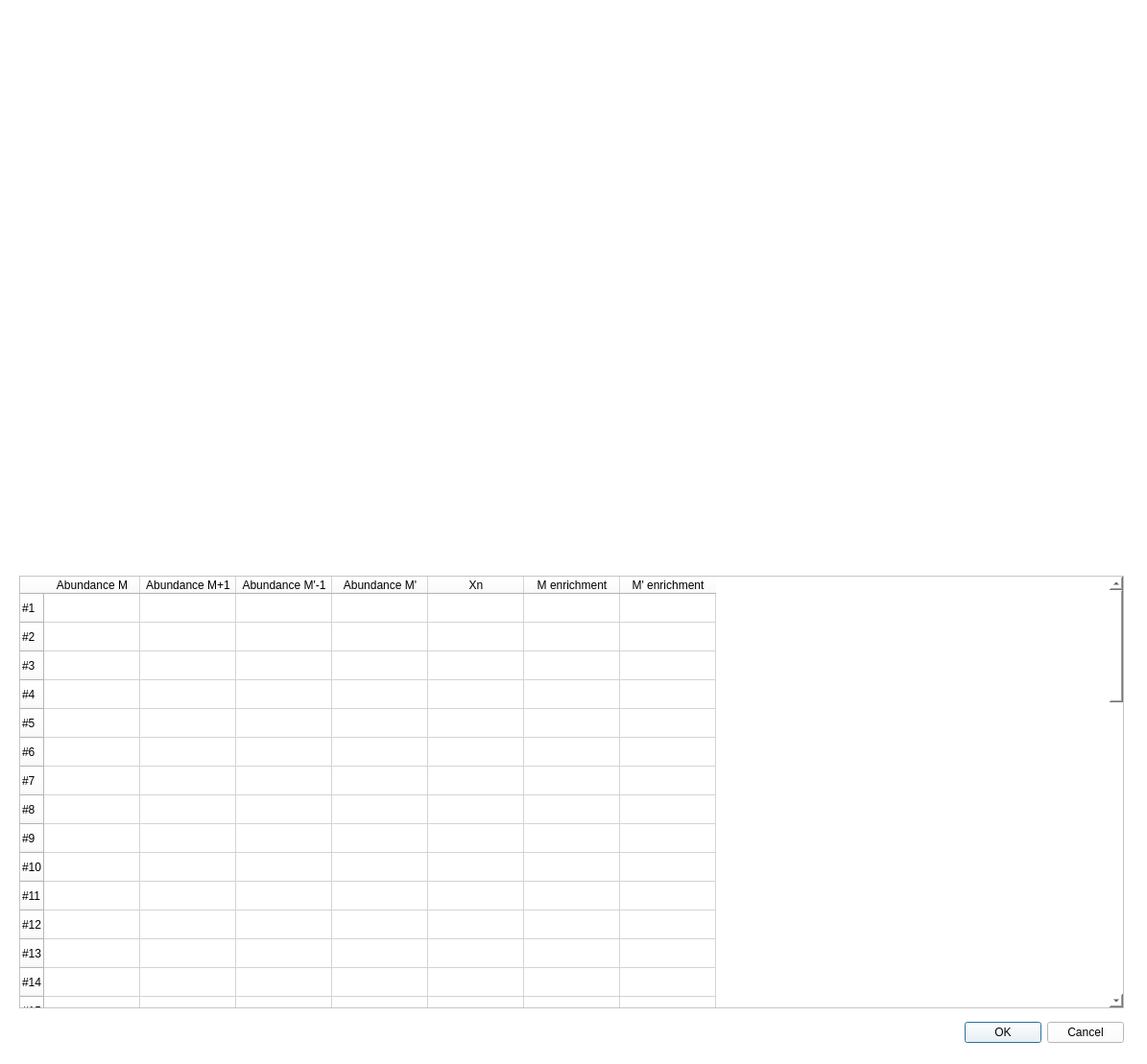
<?xml version="1.0" encoding="UTF-8"?>
<ui version="4.0">
 <class>Dialog</class>
 <widget class="QDialog" name="Dialog">
  <property name="geometry">
   <rect>
    <x>0</x>
    <y>0</y>
    <width>1195</width>
    <height>1109</height>
   </rect>
  </property>
  <property name="windowTitle">
   <string>Dialog</string>
  </property>
  <property name="styleSheet">
   <string notr="true">background-color: white;</string>
  </property>
  <widget class="QDialogButtonBox" name="buttonBox">
   <property name="geometry">
    <rect>
     <x>950</x>
     <y>1060</y>
     <width>221</width>
     <height>32</height>
    </rect>
   </property>
   <property name="orientation">
    <enum>Qt::Horizontal</enum>
   </property>
   <property name="standardButtons">
    <set>QDialogButtonBox::Cancel|QDialogButtonBox::Ok</set>
   </property>
  </widget>
  <widget class="QLabel" name="label">
   <property name="geometry">
    <rect>
     <x>19</x>
     <y>25</y>
     <width>1161</width>
     <height>568</height>
    </rect>
   </property>
   <property name="sizePolicy">
    <sizepolicy hsizetype="Fixed" vsizetype="Fixed">
     <horstretch>0</horstretch>
     <verstretch>0</verstretch>
    </sizepolicy>
   </property>
   <property name="styleSheet">
    <string notr="true">background-image: url(:/EnrichmentDialog/resources/EnrichmentDialog.png)</string>
   </property>
   <property name="text">
    <string/>
   </property>
  </widget>
  <widget class="QTableWidget" name="tableWidget">
   <property name="geometry">
    <rect>
     <x>20</x>
     <y>600</y>
     <width>1151</width>
     <height>451</height>
    </rect>
   </property>
   <row>
    <property name="text">
     <string>#1</string>
    </property>
   </row>
   <row>
    <property name="text">
     <string>#2</string>
    </property>
   </row>
   <row>
    <property name="text">
     <string>#3</string>
    </property>
   </row>
   <row>
    <property name="text">
     <string>#4</string>
    </property>
   </row>
   <row>
    <property name="text">
     <string>#5</string>
    </property>
   </row>
   <row>
    <property name="text">
     <string>#6</string>
    </property>
   </row>
   <row>
    <property name="text">
     <string>#7</string>
    </property>
   </row>
   <row>
    <property name="text">
     <string>#8</string>
    </property>
   </row>
   <row>
    <property name="text">
     <string>#9</string>
    </property>
   </row>
   <row>
    <property name="text">
     <string>#10</string>
    </property>
   </row>
   <row>
    <property name="text">
     <string>#11</string>
    </property>
   </row>
   <row>
    <property name="text">
     <string>#12</string>
    </property>
   </row>
   <row>
    <property name="text">
     <string>#13</string>
    </property>
   </row>
   <row>
    <property name="text">
     <string>#14</string>
    </property>
   </row>
   <row>
    <property name="text">
     <string>#15</string>
    </property>
   </row>
   <row>
    <property name="text">
     <string>#16</string>
    </property>
   </row>
   <row>
    <property name="text">
     <string>#17</string>
    </property>
   </row>
   <row>
    <property name="text">
     <string>#18</string>
    </property>
   </row>
   <row>
    <property name="text">
     <string>#19</string>
    </property>
   </row>
   <row>
    <property name="text">
     <string>#20</string>
    </property>
   </row>
   <row>
    <property name="text">
     <string>#21</string>
    </property>
   </row>
   <row>
    <property name="text">
     <string>#22</string>
    </property>
   </row>
   <row>
    <property name="text">
     <string>#23</string>
    </property>
   </row>
   <row>
    <property name="text">
     <string>#24</string>
    </property>
   </row>
   <row>
    <property name="text">
     <string>#25</string>
    </property>
   </row>
   <row>
    <property name="text">
     <string>#26</string>
    </property>
   </row>
   <row>
    <property name="text">
     <string>#27</string>
    </property>
   </row>
   <row>
    <property name="text">
     <string>#28</string>
    </property>
   </row>
   <row>
    <property name="text">
     <string>#29</string>
    </property>
   </row>
   <row>
    <property name="text">
     <string>#30</string>
    </property>
   </row>
   <row>
    <property name="text">
     <string>#31</string>
    </property>
   </row>
   <row>
    <property name="text">
     <string>#32</string>
    </property>
   </row>
   <row>
    <property name="text">
     <string>#33</string>
    </property>
   </row>
   <row>
    <property name="text">
     <string>#34</string>
    </property>
   </row>
   <row>
    <property name="text">
     <string>#35</string>
    </property>
   </row>
   <row>
    <property name="text">
     <string>#36</string>
    </property>
   </row>
   <row>
    <property name="text">
     <string>#37</string>
    </property>
   </row>
   <row>
    <property name="text">
     <string>#38</string>
    </property>
   </row>
   <row>
    <property name="text">
     <string>#39</string>
    </property>
   </row>
   <row>
    <property name="text">
     <string>#40</string>
    </property>
   </row>
   <row>
    <property name="text">
     <string>#41</string>
    </property>
   </row>
   <row>
    <property name="text">
     <string>#42</string>
    </property>
   </row>
   <row>
    <property name="text">
     <string>#43</string>
    </property>
   </row>
   <row>
    <property name="text">
     <string>#44</string>
    </property>
   </row>
   <row>
    <property name="text">
     <string>#45</string>
    </property>
   </row>
   <row>
    <property name="text">
     <string>#46</string>
    </property>
   </row>
   <row>
    <property name="text">
     <string>#47</string>
    </property>
   </row>
   <row>
    <property name="text">
     <string>#48</string>
    </property>
   </row>
   <row>
    <property name="text">
     <string>#49</string>
    </property>
   </row>
   <row>
    <property name="text">
     <string>#50</string>
    </property>
   </row>
   <column>
    <property name="text">
     <string>Abundance M</string>
    </property>
   </column>
   <column>
    <property name="text">
     <string>Abundance M+1</string>
    </property>
   </column>
   <column>
    <property name="text">
     <string>Abundance M'-1</string>
    </property>
   </column>
   <column>
    <property name="text">
     <string>Abundance M'</string>
    </property>
   </column>
   <column>
    <property name="text">
     <string>Xn</string>
    </property>
   </column>
   <column>
    <property name="text">
     <string>M enrichment</string>
    </property>
   </column>
   <column>
    <property name="text">
     <string>M' enrichment</string>
    </property>
   </column>
  </widget>
 </widget>
 <resources>
  <include location="../../resources.qrc"/>
 </resources>
 <connections>
  <connection>
   <sender>buttonBox</sender>
   <signal>accepted()</signal>
   <receiver>Dialog</receiver>
   <slot>accept()</slot>
   <hints>
    <hint type="sourcelabel">
     <x>248</x>
     <y>254</y>
    </hint>
    <hint type="destinationlabel">
     <x>157</x>
     <y>274</y>
    </hint>
   </hints>
  </connection>
  <connection>
   <sender>buttonBox</sender>
   <signal>rejected()</signal>
   <receiver>Dialog</receiver>
   <slot>reject()</slot>
   <hints>
    <hint type="sourcelabel">
     <x>316</x>
     <y>260</y>
    </hint>
    <hint type="destinationlabel">
     <x>286</x>
     <y>274</y>
    </hint>
   </hints>
  </connection>
 </connections>
</ui>
